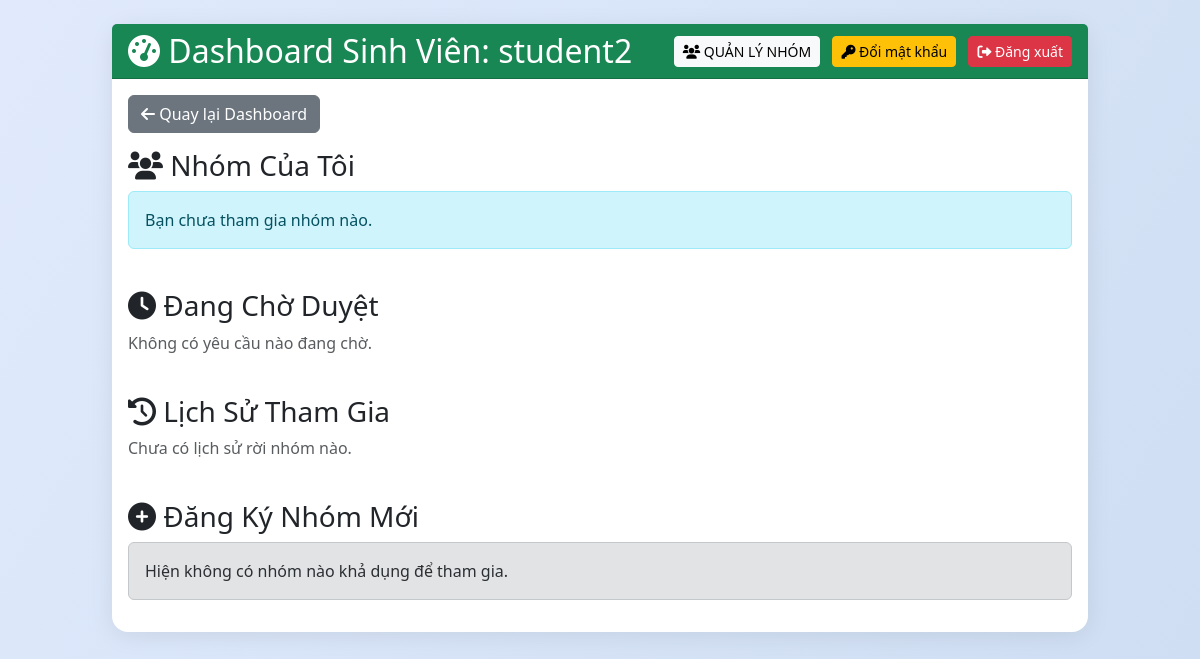
Page /student/groups (signed in) on the earlier database version.
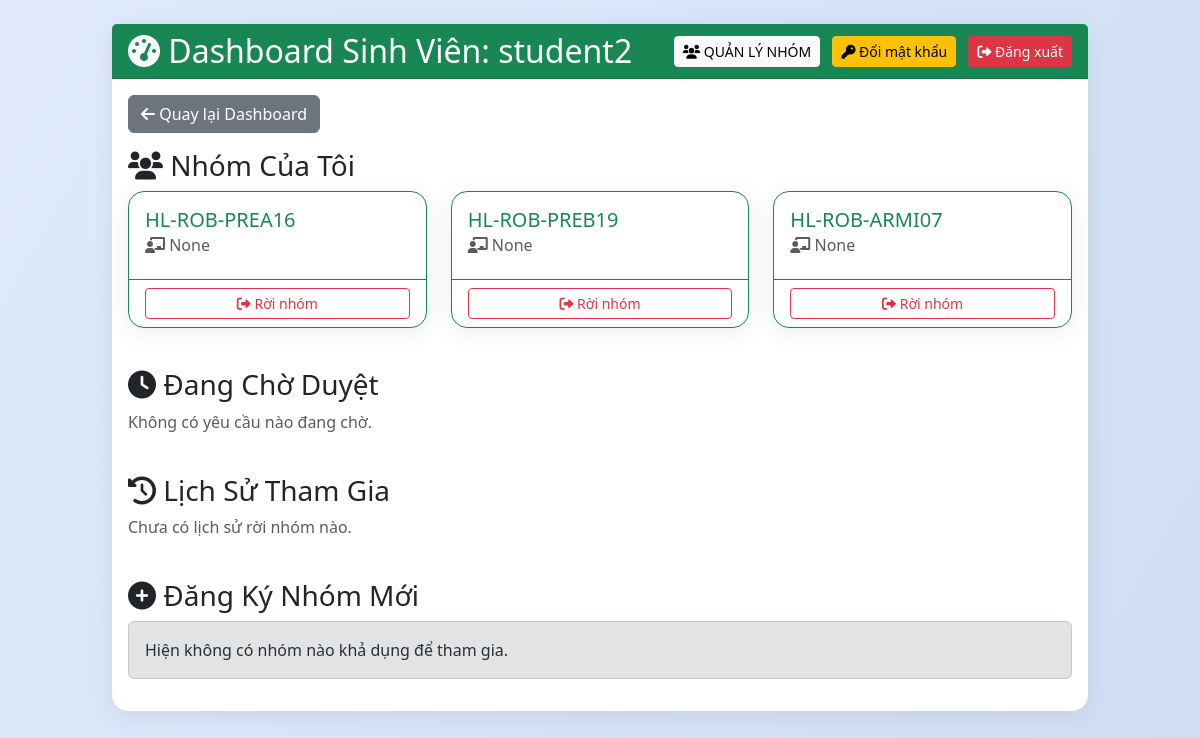
Same page on the later database version.
### tables this page shows
CREATE TABLE users (
            id INTEGER PRIMARY KEY AUTOINCREMENT,
            username TEXT UNIQUE,
            password TEXT,
            role TEXT,
            email TEXT UNIQUE,
            rsa_private BLOB,
            salt TEXT,
            full_name TEXT,
            student_id TEXT,
            class_name TEXT,
            status TEXT DEFAULT 'approved',
            approval_note TEXT,
            selected_teachers TEXT,
            teacher_id TEXT,
            failed_attempts INTEGER DEFAULT 0,
            lock_until TEXT
        , is_deleted INTEGER DEFAULT 0, is_locked INTEGER DEFAULT 0);

CREATE TABLE groups (
            id INTEGER PRIMARY KEY AUTOINCREMENT,
            name TEXT,
            teacher_id INTEGER,
            description TEXT,
            code TEXT
        , aes_key BLOB);

### app.py (the view, shortened to what this page needs)
@app.route('/student/groups', methods=['GET','POST'])
@login_required
def student_groups():
    if current_user.role != 'student': return redirect('/dashboard')
    my_groups = c.execute("""
        SELECT g.id, g.name, u.full_name as teacher_name, g.description
        FROM groups g
        JOIN group_members gm ON g.id = gm.group_id
        JOIN users u ON g.teacher_id = u.id
        WHERE gm.student_id=? AND gm.status='approved'
    """, (current_user.id,)).fetchall()
    pending_groups = c.execute("""
        SELECT g.id, g.name, u.full_name, gm.student_note
        FROM groups g
        JOIN group_members gm ON g.id = gm.group_id
        JOIN users u ON g.teacher_id = u.id
        WHERE gm.student_id=? AND gm.status='pending'
    """, (current_user.id,)).fetchall()
    all_groups = c.execute("SELECT g.id, g.name, u.full_name, g.description, g.code FROM groups g JOIN users u ON g.teacher_id=u.id").fetchall()
    available_groups = []
    for g in all_groups:
        gid = g[0]
        status_row = c.execute("SELECT status FROM group_members WHERE group_id=? AND student_id=?", (gid, current_user.id)).fetchone()
        status = status_row[0] if status_row else None
        if status not in ['approved', 'pending', 'blocked']:
            available_groups.append(g)
    history_groups = c.execute("""
        SELECT g.id, g.name, u.full_name as teacher_name, g.description
        FROM groups g
        JOIN group_members gm ON g.id = gm.group_id
        JOIN users u ON g.teacher_id = u.id
        WHERE gm.student_id=? AND gm.status='left'
    """, (current_user.id,)).fetchall()
    return render_template('student_groups.html', my_groups=my_groups, pending_groups=pending_groups, available_groups=available_groups, history_groups=history_groups)

### app.py (called while the page is built)
@login_manager.user_loader
def load_user(uid):
    row = c.execute("SELECT id, username, role, email FROM users WHERE id=?",(uid,)).fetchone()
    return User(*row) if row else None

@app.before_request
def ensure_csrf_token():
    if 'csrf_token' not in session:
        session['csrf_token'] = secrets.token_hex(16)

@app.after_request
def set_security_headers(resp):
    resp.headers['X-Frame-Options'] = 'SAMEORIGIN'
    resp.headers['X-Content-Type-Options'] = 'nosniff'
    resp.headers['Referrer-Policy'] = 'no-referrer'
    resp.headers['Content-Security-Policy'] = "default-src 'self'; script-src 'self' https://cdn.jsdelivr.net 'unsafe-inline' blob:; worker-src 'self' blob:; style-src 'self' https://cdn.jsdelivr.net https://cdnjs.cloudflare.com 'unsafe-inline'; font-src 'self' https://cdnjs.cloudflare.com; img-src 'self' data:; frame-ancestors 'self'; object-src 'none'"
    return resp

### templates/student_groups.html (shortened to what this page needs)
{% extends "base.html" %}
{% block content %}
<div class="mb-3">
    <a href="/dashboard" class="btn btn-secondary"><i class="fas fa-arrow-left"></i> Quay lại Dashboard</a>
</div>
<div class="row">
    <div class="col-md-12 mb-4">
        <h3><i class="fas fa-users"></i> Nhóm Của Tôi</h3>
        {% if my_groups %}
        <div class="row">
            {% for group in my_groups %}
            <div class="col-md-4 mb-3">
                <div class="card h-100 border-success">
                    <div class="card-body">
                        <h5 class="card-title text-success">
                            <a href="/student/group/{{ group[0] }}" class="text-decoration-none text-success stretched-link">
                                {{ group[1] }}
                            </a>
                        </h5>
                        <h6 class="card-subtitle mb-2 text-muted"><i class="fas fa-chalkboard-teacher"></i> {{ group[2] }}</h6>
                    </div>
                    <div class="card-footer bg-transparent border-success position-relative">
                        <form method="post" onsubmit="return confirm('Bạn có chắc chắn muốn rời khỏi nhóm này? Giáo viên sẽ nhận được thông báo.');" style="position: relative; z-index: 2;">
                            <button type="submit" class="btn btn-outline-danger btn-sm w-100">
                                <i class="fas fa-sign-out-alt"></i> Rời nhóm
                            </button>
                        </form>
                    </div>
                </div>
            </div>
            {% endfor %}
        </div>
        {% else %}
        <div class="alert alert-info">Bạn chưa tham gia nhóm nào.</div>
        {% endif %}
    </div>
    <div class="col-md-12 mb-4">
        <h3><i class="fas fa-clock"></i> Đang Chờ Duyệt</h3>
        {% if pending_groups %}
        <div class="list-group">
            {% for group in pending_groups %}
            <div class="list-group-item list-group-item-warning d-flex justify-content-between align-items-center">
                <div>
                    <h5 class="mb-1">{{ group[1] }}</h5>
                    <small>Giáo viên: {{ group[2] }}</small>
                    {% if group[3] %}
                    <br><small class="text-muted"><em>Ghi chú của bạn: {{ group[3] }}</em></small>
                    {% endif %}
                </div>
                <span class="badge bg-warning text-dark">Pending</span>
            </div>
            {% endfor %}
        </div>
        {% else %}
        <p class="text-muted">Không có yêu cầu nào đang chờ.</p>
        {% endif %}
    </div>
    <div class="col-md-12 mb-4">
        <h3><i class="fas fa-history"></i> Lịch Sử Tham Gia</h3>
        {% if history_groups %}
        <div class="row">
            {% for group in history_groups %}
            <div class="col-md-4 mb-3">
                <div class="card h-100 border-secondary bg-light">
                    <div class="card-body">
                        <h5 class="card-title text-secondary">
                            <a href="/student/group/{{ group[0] }}" class="text-decoration-none text-secondary stretched-link">
                                {{ group[1] }}
                            </a>
                        </h5>
                        <h6 class="card-subtitle mb-2 text-muted"><i class="fas fa-chalkboard-teacher"></i> {{ group[2] }}</h6>
                        <p class="card-text">{{ group[3] }}</p>
                        <span class="badge bg-secondary">Đã rời nhóm</span>
                    </div>
                    <div class="card-footer bg-transparent border-secondary position-relative" style="z-index: 2;">
                         <button class="btn btn-outline-primary btn-sm w-100" data-bs-toggle="modal" data-bs-target="#joinModal{{ group[0] }}">
                            <i class="fas fa-undo"></i> Xin vào lại
                        </button>
                    </div>
                </div>
            </div>
            {% endfor %}
        </div>
        {% else %}
        <p class="text-muted">Chưa có lịch sử rời nhóm nào.</p>
        {% endif %}
    </div>
    <div class="col-md-12">
        <h3><i class="fas fa-plus-circle"></i> Đăng Ký Nhóm Mới</h3>
        {% if available_groups %}
        <div class="table-responsive">
            <table class="table table-hover">
                <thead class="table-light">
                    <tr>
                        <th>Tên Nhóm</th>
                        <th>Giáo viên</th>
                        <th>Mô tả</th>
                        <th>Hành động</th>
                    </tr>
                </thead>
                <tbody>
                    {% for group in available_groups %}
                    <tr>
                        <td class="fw-bold">{{ group[1] }}</td>
                        <td>{{ group[2] }}</td>
                        <td>{{ group[3] }}</td>
                        <td>
                            <button class="btn btn-primary btn-sm" data-bs-toggle="modal" data-bs-target="#joinModal{{ group[0] }}">
                                <i class="fas fa-user-plus"></i> Tham gia
                            </button>
                            <div class="modal fade" id="joinModal{{ group[0] }}" tabindex="-1" aria-hidden="true">
                                <div class="modal-dialog">
                                    <div class="modal-content">
                                        <div class="modal-header">
                                            <h5 class="modal-title">Xin vào nhóm: {{ group[1] }}</h5>
                                            <button type="button" class="btn-close" data-bs-dismiss="modal" aria-label="Close"></button>
                                        </div>
                                        <form method="post">
                                            <div class="modal-body">
                                                <input type="hidden" name="csrf_token" value="{{ session.csrf_token }}">
                                                <input type="hidden" name="action" value="join">
                                                <input type="hidden" name="group_id" value="{{ group[0] }}">
                                                <div class="mb-3">
                                                    <label class="form-label">Lời nhắn cho giáo viên (tùy chọn):</label>
                                                    <textarea name="student_note" class="form-control" rows="3" placeholder="Em là... xin vào lớp..."></textarea>
                                                </div>
                                            </div>
                                            <div class="modal-footer">
                                                <button type="button" class="btn btn-secondary" data-bs-dismiss="modal">Hủy</button>
                                                <button type="submit" class="btn btn-primary">Gửi yêu cầu</button>
                                            </div>
                                        </form>
                                    </div>
                                </div>
                            </div>
                        </td>
                    </tr>
                    {% endfor %}
                </tbody>
            </table>
        </div>
        {% else %}
        <div class="alert alert-secondary">Hiện không có nhóm nào khả dụng để tham gia.</div>
        {% endif %}
    </div>
</div>
{% endblock %}

### templates/base.html (shortened to what this page needs)
<!DOCTYPE html>
<html lang="vi">
<head>
    <link href="https://cdn.jsdelivr.net/npm/bootstrap@5.3.0/dist/css/bootstrap.min.css" rel="stylesheet">
    <link href="https://cdnjs.cloudflare.com/ajax/libs/font-awesome/6.0.0/css/all.min.css" rel="stylesheet">
    <link rel="stylesheet" href="{{ url_for('static', filename='css/style.css') }}">
</head>
<body class="bg-light">
    <div class="container-fluid py-4">
        <div class="row justify-content-center">
            <div class="col-lg-10">
                <div class="card card-custom">
                    {% block header %}
                    {% if current_user.is_authenticated %}
                    <div class="card-header {% if current_user.role == 'teacher' %}bg-primary{% elif current_user.role == 'student' %}bg-success{% elif current_user.role == 'admin' %}bg-dark{% endif %} text-white d-flex justify-content-between align-items-center">
                        <h2 class="mb-0">
                            <i class="fas fa-tachometer-alt"></i>
                            {% if current_user.role == 'teacher' %}Hệ thống Quản Lý Đề thi{% elif current_user.role == 'student' %}Dashboard Sinh Viên: {{ current_user.username }}{% else %}Quản Trị Hệ Thống{% endif %}
                        </h2>
                        <div>
                            {% if current_user.role == 'student' %}
                            <a href="/student/groups" class="btn btn-light btn-sm me-2">
                                <i class="fas fa-users"></i> QUẢN LÝ NHÓM
                            </a>
                            <a href="{{ url_for('change_password') }}" class="btn btn-warning btn-sm me-2">
                                <i class="fas fa-key"></i> Đổi mật khẩu
                            </a>
                            {% endif %}
                            <a href="{{ url_for('logout') }}" class="btn btn-danger btn-sm">
                                <i class="fas fa-sign-out-alt"></i> Đăng xuất
                            </a>
                        </div>
                    </div>
                    {% endif %}
                    {% endblock %}
                    <div class="card-body {% if not current_user.is_authenticated %}p-0 border-0{% endif %}">
                        {% block content %}{% endblock %}
                    </div>
                </div>
            </div>
        </div>
    </div>
</body>
</html>

### static/css/style.css (style rules this page uses)
body { font-family: 'Segoe UI', 'Roboto', Arial, sans-serif; background: linear-gradient(120deg, #e0eafc 0%, #cfdef3 100%); }
.card { border-radius: 16px; box-shadow: 0 4px 24px rgba(0,0,0,0.08); }
.card-header { border-radius: 16px 16px 0 0; }

### templates/base.html (style rules this page uses)
.card-custom { border: none; box-shadow: 0 4px 8px rgba(0,0,0,0.1); margin-bottom: 20px; }

Differences in the rows shown:
added groups: name "HL-ROB-PREA16", group "None"
added groups: name "HL-ROB-PREB19", group "None"
added groups: name "HL-ROB-ARMI07", group "None"
Other differences:
text no longer shown: "Bạn chưa tham gia nhóm nào."
